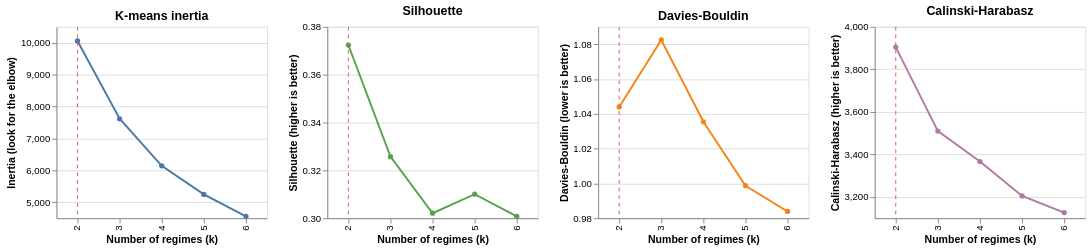

This figure's notebook cell:
### Markdown cell above
## 8. Choice of k

Clustering uses the latent vector plus the daily price level (mean and standard deviation, z-scored on training days), because the scalograms only carry the intraday shape. It is fitted on the training days only and then assigns every day. Regimes are numbered by ascending mean real price, so regime 0 is always the cheapest and labels are comparable across models.

The table is the same for every k in `k_values`, so it is computed once. For each k on the training days it shows the inertia (k-means, look for the elbow) or the BIC (GMM, lower is better), silhouette (higher is better), Davies-Bouldin (lower is better) and Calinski-Harabasz (higher is better). These only measure separation. Persistence and the regime profiles are in section 10.

### Code cell
selection = select_k(features, train_idx, config["clustering"], config["k_range"], config["seed"])
selection_table = exp.selection_table(selection)
print(selection_table)
save_all(run_dirs, exp.save_table, "k_selection", selection_table, show=False)
selection_chart(selection, config["k_values"][0])

### Figure 1 — Vega specification as saved in the notebook (floating-point values rounded to 4 significant figures)
{"$schema": "https://vega.github.io/schema/vega/v5.json", "data": [{"name": "source_0", "values": [{"inertia": 10060.0, "k": 2}, {"inertia": 7617.0, "k": 3}, {"inertia": 6143.0, "k": 4}, {"inertia": 5246.0, "k": 5}, {"inertia": 4558.0, "k": 6}]}, {"name": "source_1", "values": [{"k": 2}]}, {"name": "source_2", "values": [{"k": 2, "silhouette": 0.3724}, {"k": 3, "silhouette": 0.3257}, {"k": 4, "silhouette": 0.3021}, {"k": 5, "silhouette": 0.31}, {"k": 6, "silhouette": 0.3008}]}, {"name": "source_3", "values": [{"k": 2}]}, {"name": "source_4", "values": [{"davies_bouldin": 1.044, "k": 2}, {"davies_bouldin": 1.082, "k": 3}, {"davies_bouldin": 1.035, "k": 4}, {"davies_bouldin": 0.9987, "k": 5}, {"davies_bouldin": 0.9839, "k": 6}]}, {"name": "source_5", "values": [{"k": 2}]}, {"name": "source_6", "values": [{"calinski_harabasz": 3904.0, "k": 2}, {"calinski_harabasz": 3509.0, "k": 3}, {"calinski_harabasz": 3367.0, "k": 4}, {"calinski_harabasz": 3205.0, "k": 5}, {"calinski_harabasz": 3126.0, "k": 6}]}, {"name": "source_7", "values": [{"k": 2}]}, {"name": "data_0", "values": [{"inertia": 10060.0, "k": 2}, {"inertia": 7617.0, "k": 3}, {"inertia": 6143.0, "k": 4}, {"inertia": 5246.0, "k": 5}, {"inertia": 4558.0, "k": 6}]}, {"name": "data_1", "values": [{"k": 2, "silhouette": 0.3724}, {"k": 3, "silhouette": 0.3257}, {"k": 4, "silhouette": 0.3021}, {"k": 5, "silhouette": 0.31}, {"k": 6, "silhouette": 0.3008}]}, {"name": "data_2", "values": [{"davies_bouldin": 1.044, "k": 2}, {"davies_bouldin": 1.082, "k": 3}, {"davies_bouldin": 1.035, "k": 4}, {"davies_bouldin": 0.9987, "k": 5}, {"davies_bouldin": 0.9839, "k": 6}]}, {"name": "data_3", "values": [{"calinski_harabasz": 3904.0, "k": 2}, {"calinski_harabasz": 3509.0, "k": 3}, {"calinski_harabasz": 3367.0, "k": 4}, {"calinski_harabasz": 3205.0, "k": 5}, {"calinski_harabasz": 3126.0, "k": 6}]}, {"name": "source_0_concat_0_x_domain_k_0", "values": [{"k": 2}, {"k": 3}, {"k": 4}, {"k": 5}, {"k": 6}]}, {"name": "data_0_concat_0_x_domain_k_1", "values": [{"k": 2}, {"k": 3}, {"k": 4}, {"k": 5}, {"k": 6}]}, {"name": "source_1_concat_0_x_domain_k_2", "values": [{"k": 2}]}, {"name": "source_2_concat_1_x_domain_k_0", "values": [{"k": 2}, {"k": 3}, {"k": 4}, {"k": 5}, {"k": 6}]}, {"name": "data_1_concat_1_x_domain_k_1", "values": [{"k": 2}, {"k": 3}, {"k": 4}, {"k": 5}, {"k": 6}]}, {"name": "source_3_concat_1_x_domain_k_2", "values": [{"k": 2}]}, {"name": "source_4_concat_2_x_domain_k_0", "values": [{"k": 2}, {"k": 3}, {"k": 4}, {"k": 5}, {"k": 6}]}, {"name": "data_2_concat_2_x_domain_k_1", "values": [{"k": 2}, {"k": 3}, {"k": 4}, {"k": 5}, {"k": 6}]}, {"name": "source_5_concat_2_x_domain_k_2", "values": [{"k": 2}]}, {"name": "source_6_concat_3_x_domain_k_0", "values": [{"k": 2}, {"k": 3}, {"k": 4}, {"k": 5}, {"k": 6}]}, {"name": "data_3_concat_3_x_domain_k_1", "values": [{"k": 2}, {"k": 3}, {"k": 4}, {"k": 5}, {"k": 6}]}, {"name": "source_7_concat_3_x_domain_k_2", "values": [{"k": 2}]}], "signals": [{"name": "childWidth", "value": 220}], "marks": [{"type": "group", "name": "concat_0_group", "encode": {"update": {"width": {"signal": "childWidth"}, "height": {"signal": "height"}}}, "marks": [{"type": "line", "name": "concat_0_layer_0_layer_0_marks", "from": {"data": "source_0"}, "sort": {"field": "x"}, "encode": {"update": {"stroke": {"value": "#4c78a8"}, "y": {"field": "inertia", "scale": "concat_0_y"}, "x": {"field": "k", "scale": "concat_0_x", "band": 0.5}, "defined": {"signal": "isValid(datum[\"inertia\"]) && isFinite(+datum[\"inertia\"])"}}}, "style": ["line"]}, {"type": "symbol", "name": "concat_0_layer_0_layer_1_marks", "from": {"data": "data_0"}, "encode": {"update": {"y": {"field": "inertia", "scale": "concat_0_y"}, "opacity": {"value": 1}, "x": {"field": "k", "scale": "concat_0_x", "band": 0.5}, "fill": {"value": "#4c78a8"}}}, "style": ["point"]}, {"type": "rule", "name": "concat_0_layer_1_marks", "from": {"data": "source_1"}, "encode": {"update": {"strokeDash": {"value": [4, 4]}, "x": {"field": "k", "scale": "concat_0_x", "band": 0.5}, "y2": {"field": {"signal": null, "datum": null, "group": "height", "parent": null}}, "y": {"value": 0}, "stroke": {"value": "#e45756"}}}, "style": ["rule"]}], "axes": [{"scale": "concat_0_y", "ticks": false, "tickCount": {"signal": "ceil(height/40)"}, "minExtent": 0, "labels": false, "aria": false, "gridScale": "concat_0_x", "grid": true, "maxExtent": 0, "orient": "left", "domain": false, "zindex": 0}, {"scale": "concat_0_x", "orient": "bottom", "labelAngle": 270, "title": "Number of regimes (k)", "zindex": 0, "labelBaseline": "middle", "labelAlign": "right", "grid": false}, {"scale": "concat_0_y", "zindex": 0, "title": "Inertia (look for the elbow)", "labelOverlap": true, "tickCount": {"signal": "ceil(height/40)"}, "orient": "left", "grid": false}], "title": {"text": "K-means inertia", "frame": "group"}, "style": "cell"}, {"type": "group", "name": "concat_1_group", "encode": {"update": {"width": {"signal": "childWidth"}, "height": {"signal": "height"}}}, "marks": [{"type": "line", "name": "concat_1_layer_0_layer_0_marks", "from": {"data": "source_2"}, "sort": {"field": "x"}, "encode": {"update": {"defined": {"signal": "isValid(datum[\"silhouette\"]) && isFinite(+datum[\"silhouette\"])"}, "x": {"field": "k", "scale": "concat_1_x", "band": 0.5}, "y": {"field": "silhouette", "scale": "concat_1_y"}, "stroke": {"value": "#54a24b"}}}, "style": ["line"]}, {"type": "symbol", "name": "concat_1_layer_0_layer_1_marks", "from": {"data": "data_1"}, "encode": {"update": {"y": {"field": "silhouette", "scale": "concat_1_y"}, "opacity": {"value": 1}, "x": {"field": "k", "scale": "concat_1_x", "band": 0.5}, "fill": {"value": "#54a24b"}}}, "style": ["point"]}, {"type": "rule", "name": "concat_1_layer_1_marks", "from": {"data": "source_3"}, "encode": {"update": {"y": {"value": 0}, "strokeDash": {"value": [4, 4]}, "stroke": {"value": "#e45756"}, "x": {"field": "k", "scale": "concat_1_x", "band": 0.5}, "y2": {"field": {"signal": null, "datum": null, "group": "height", "parent": null}}}}, "style": ["rule"]}], "axes": [{"scale": "concat_1_y", "domain": false, "aria": false, "maxExtent": 0, "ticks": false, "orient": "left", "grid": true, "labels": false, "gridScale": "concat_1_x", "minExtent": 0, "zindex": 0, "tickCount": {"signal": "ceil(height/40)"}}, {"scale": "concat_1_x", "labelAlign": "right", "zindex": 0, "labelBaseline": "middle", "grid": false, "orient": "bottom", "labelAngle": 270, "title": "Number of regimes (k)"}, {"scale": "concat_1_y", "labelOverlap": true, "grid": false, "tickCount": {"signal": "ceil(height/40)"}, "title": "Silhouette (higher is better)", "zindex": 0, "orient": "left"}], "title": {"text": "Silhouette", "frame": "group"}, "style": "cell"}, {"type": "group", "name": "concat_2_group", "encode": {"update": {"width": {"signal": "childWidth"}, "height": {"signal": "height"}}}, "marks": [{"type": "line", "name": "concat_2_layer_0_layer_0_marks", "from": {"data": "source_4"}, "sort": {"field": "x"}, "encode": {"update": {"x": {"field": "k", "scale": "concat_2_x", "band": 0.5}, "y": {"field": "davies_bouldin", "scale": "concat_2_y"}, "stroke": {"value": "#f58518"}, "defined": {"signal": "isValid(datum[\"davies_bouldin\"]) && isFinite(+datum[\"davies_bouldin\"])"}}}, "style": ["line"]}, {"type": "symbol", "name": "concat_2_layer_0_layer_1_marks", "from": {"data": "data_2"}, "encode": {"update": {"fill": {"value": "#f58518"}, "opacity": {"value": 1}, "x": {"field": "k", "scale": "concat_2_x", "band": 0.5}, "y": {"field": "davies_bouldin", "scale": "concat_2_y"}}}, "style": ["point"]}, {"type": "rule", "name": "concat_2_layer_1_marks", "from": {"data": "source_5"}, "encode": {"update": {"y": {"value": 0}, "y2": {"field": {"signal": null, "datum": null, "group": "height", "parent": null}}, "strokeDash": {"value": [4, 4]}, "x": {"field": "k", "scale": "concat_2_x", "band": 0.5}, "stroke": {"value": "#e45756"}}}, "style": ["rule"]}], "axes": [{"scale": "concat_2_y", "maxExtent": 0, "gridScale": "concat_2_x", "ticks": false, "orient": "left", "labels": false, "grid": true, "aria": false, "tickCount": {"signal": "ceil(height/40)"}, "zindex": 0, "domain": false, "minExtent": 0}, {"scale": "concat_2_x", "grid": false, "labelBaseline": "middle", "zindex": 0, "title": "Number of regimes (k)", "orient": "bottom", "labelAlign": "right", "labelAngle": 270}, {"scale": "concat_2_y", "tickCount": {"signal": "ceil(height/40)"}, "zindex": 0, "orient": "left", "grid": false, "labelOverlap": true, "title": "Davies-Bouldin (lower is better)"}], "title": {"text": "Davies-Bouldin", "frame": "group"}, "style": "cell"}, {"type": "group", "name": "concat_3_group", "encode": {"update": {"width": {"signal": "childWidth"}, "height": {"signal": "height"}}}, "marks": [{"type": "line", "name": "concat_3_layer_0_layer_0_marks", "from": {"data": "source_6"}, "sort": {"field": "x"}, "encode": {"update": {"stroke": {"value": "#b279a2"}, "x": {"field": "k", "scale": "concat_3_x", "band": 0.5}, "defined": {"signal": "isValid(datum[\"calinski_harabasz\"]) && isFinite(+datum[\"calinski_harabasz\"])"}, "y": {"field": "calinski_harabasz", "scale": "concat_3_y"}}}, "style": ["line"]}, {"type": "symbol", "name": "concat_3_layer_0_layer_1_marks", "from": {"data": "data_3"}, "encode": {"update": {"x": {"field": "k", "scale": "concat_3_x", "band": 0.5}, "opacity": {"value": 1}, "fill": {"value": "#b279a2"}, "y": {"field": "calinski_harabasz", "scale": "concat_3_y"}}}, "style": ["point"]}, {"type": "rule", "name": "concat_3_layer_1_marks", "from": {"data": "source_7"}, "encode": {"update": {"stroke": {"value": "#e45756"}, "x": {"field": "k", "scale": "concat_3_x", "band": 0.5}, "y": {"value": 0}, "y2": {"field": {"signal": null, "datum": null, "group": "height", "parent": null}}, "strokeDash": {"value": [4, 4]}}}, "style": ["rule"]}], "axes": [{"scale": "concat_3_y", "tickCount": {"signal": "ceil(height/40)"}, "gridScale": "concat_3_x", "orient": "left", "minExtent": 0, "ticks": false, "labels": false, "aria": false, "zindex": 0, "grid": true, "maxExtent": 0, "domain": false}, {"scale": "concat_3_x", "grid": false, "labelBaseline": "middle", "title": "Number of regimes (k)", "zindex": 0, "labelAlign": "right", "orient": "bottom", "labelAngle": 270}, {"scale": "concat_3_y", "orient": "left", "title": "Calinski-Harabasz (higher is better)", "grid": false, "zindex": 0, "labelOverlap": true, "tickCount": {"signal": "ceil(height/40)"}}], "title": {"text": "Calinski-Harabasz", "frame": "group"}, "style": "cell"}], "scales": [{"name": "concat_0_x", "type": "band", "domain": {"fields": [{"data": "source_0_concat_0_x_domain_k_0", "field": "k"}, {"data": "data_0_concat_0_x_domain_k_1", "field": "k"}, {"data": "source_1_concat_0_x_domain_k_2", "field": "k"}], "sort": true}, "range": [0, {"signal": "childWidth"}], "paddingOuter": 0, "paddingInner": 0}, {"name": "concat_0_y", "type": "linear", "domain": {"fields": [{"data": "source_0", "field": "inertia"}, {"data": "data_0", "field": "inertia"}]}, "range": [{"signal": "height"}, 0], "nice": true, "zero": false}, {"name": "concat_1_x", "type": "band", "domain": {"fields": [{"data": "source_2_concat_1_x_domain_k_0", "field": "k"}, {"data": "data_1_concat_1_x_domain_k_1", "field": "k"}, {"data": "source_3_concat_1_x_domain_k_2", "field": "k"}], "sort": true}, "range": [0, {"signal": "childWidth"}], "paddingOuter": 0, "paddingInner": 0}, {"name": "concat_1_y", "type": "linear", "domain": {"fields": [{"data": "source_2", "field": "silhouette"}, {"data": "data_1", "field": "silhouette"}]}, "range": [{"signal": "height"}, 0], "nice": true, "zero": false}, {"name": "concat_2_x", "type": "band", "domain": {"fields": [{"data": "source_4_concat_2_x_domain_k_0", "field": "k"}, {"data": "data_2_concat_2_x_domain_k_1", "field": "k"}, {"data": "source_5_concat_2_x_domain_k_2", "field": "k"}], "sort": true}, "range": [0, {"signal": "childWidth"}], "paddingInner": 0, "paddingOuter": 0}, {"name": "concat_2_y", "type": "linear", "domain": {"fields": [{"data": "source_4", "field": "davies_bouldin"}, {"data": "data_2", "field": "davies_bouldin"}]}, "range": [{"signal": "height"}, 0], "nice": true, "zero": false}, {"name": "concat_3_x", "type": "band", "domain": {"fields": [{"data": "source_6_concat_3_x_domain_k_0", "field": "k"}, {"data": "data_3_concat_3_x_domain_k_1", "field": "k"}, {"data": "source_7_concat_3_x_domain_k_2", "field": "k"}], "sort": true}, "range": [0, {"signal": "childWidth"}], "paddingInner": 0, "paddingOuter": 0}, {"name": "concat_3_y", "type": "linear", "domain": {"fields": [{"data": "source_6", "field": "calinski_harabasz"}, {"data": "data_3", "field": "calinski_harabasz"}]}, "range": [{"signal": "height"}, 0], "zero": false, "nice": true}], "height": 200, "padding": 5, "background": "white", "layout": {"padding": 20, "bounds": "full", "align": "each"}}
